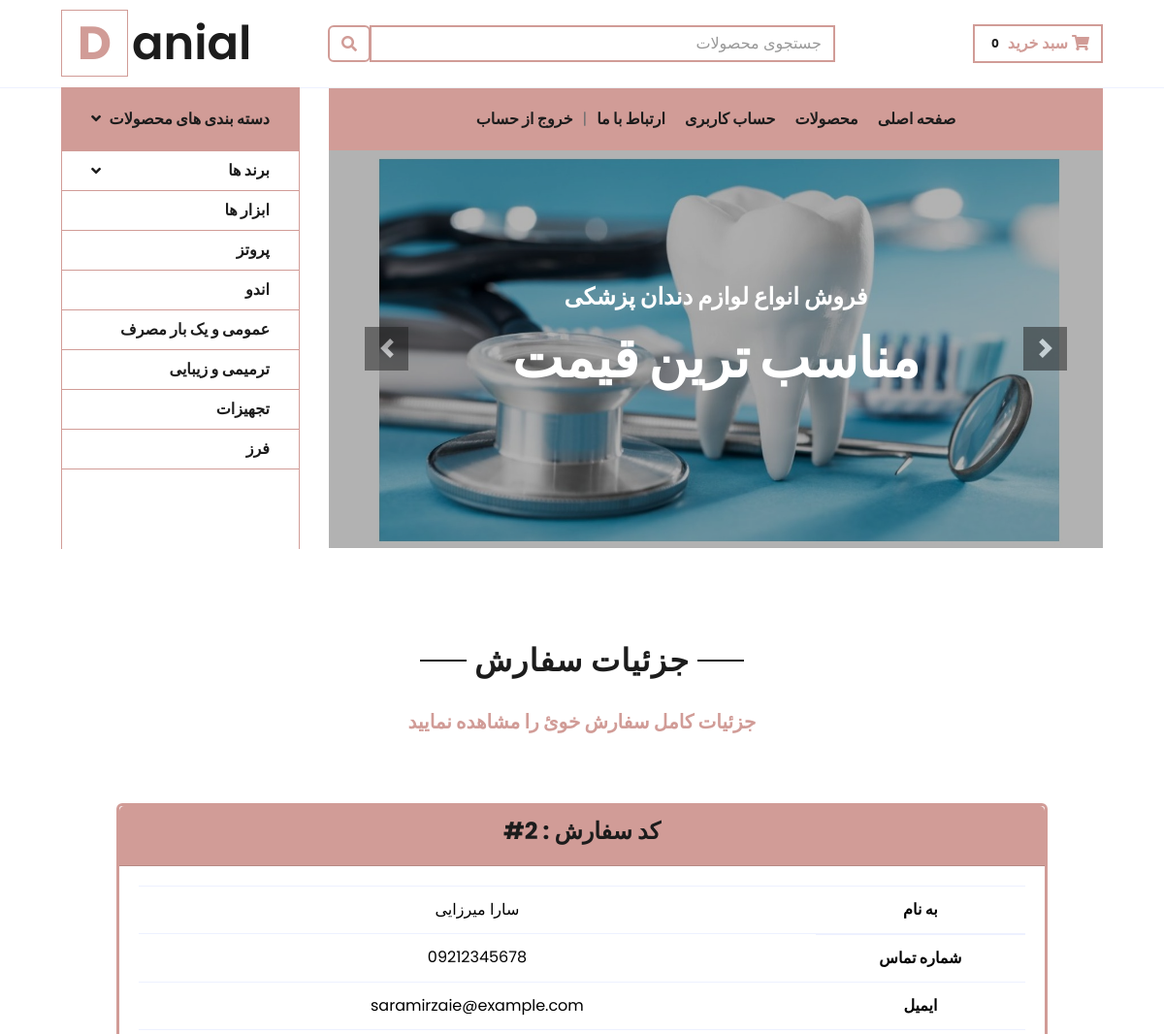
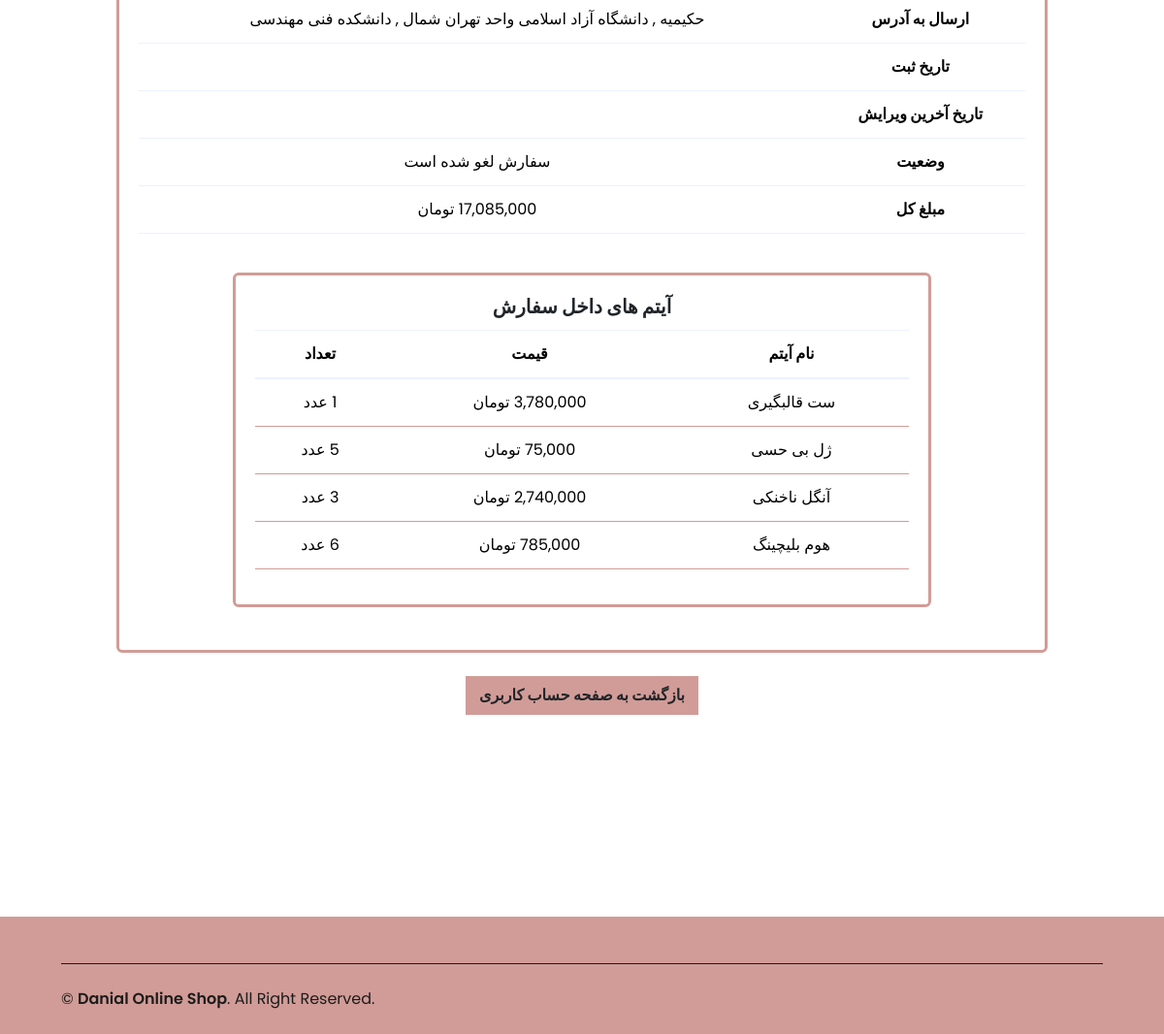
The app's page /payment/user_order_details/2 (signed in) with its own data (2 pictures, top to bottom).
### main/models.py (models this page shows, shortened)
class Category(models.Model):
    name = models.CharField(max_length=100)
    class Meta:
        verbose_name = "دسته بندی"
        verbose_name_plural = "دسته بندی ها"

class Product(models.Model):
    name = models.CharField(max_length=100)
    category = models.ForeignKey(Category, on_delete=models.CASCADE)
    brand = models.ForeignKey(Brand, on_delete=models.CASCADE, null=True)
    description = models.TextField(max_length=10000, blank=True)
    extra_description = models.TextField(max_length=10000, blank=True)
    picture = models.ImageField(upload_to='upload/products/')
    price = models.DecimalField(default=0, decimal_places=0, max_digits=12)
    is_sale = models.BooleanField(default=False)
    sale_price = models.DecimalField(default=0, decimal_places=0, max_digits=12)
    class Meta:
        verbose_name = "محصول"
        verbose_name_plural = "محصولات"

### payment/models.py (models this page shows, shortened)
class Order(models.Model):
    STATUS = [
        ('Pending','در انتظار پرداخت'),
        ('Processing','در حال آماده سازی سفارش'),
        ('On The Way','تحویل پیک موتوری داده شد'),
        ('Delivered','تحویل مشتری داده شد'),
        ('canceled','سفارش لغو شده است')
    ]
    user = models.ForeignKey(User, on_delete=models.CASCADE)
    full_name = models.CharField(max_length=100)
    phone = models.CharField(max_length=25)
    email = models.EmailField(max_length=100)
    delivery_address = models.TextField(max_length=400)
    amount_paid = models.DecimalField(decimal_places=0, max_digits=20)
    date_ordered = jmodels.jDateTimeField(auto_now_add=True)
    status = models.CharField(choices=STATUS, default='Pending')
    last_update = jmodels.jDateTimeField(auto_now=True)
    class Meta:
        verbose_name = "سفارش"
        verbose_name_plural = "سفارشات"

class OrderItem(models.Model):
    order = models.ForeignKey(Order, on_delete=models.CASCADE, null=True)
    user = models.ForeignKey(User, on_delete=models.CASCADE, null=True)
    products = models.ForeignKey(Product, on_delete=models.CASCADE, null=True)
    quantity = models.PositiveIntegerField(default=1)
    price = models.DecimalField(decimal_places=0, max_digits=12)
    class Meta:
        verbose_name = "آیتم های داخل سفارش"
        verbose_name_plural = "آیتم های داخل سفارشات"

### payment/views.py (the view)
# urls.py: path('user_order_details/<int:pk>', views.user_order_details, name='order_details'),
def user_order_details(request, pk):
    if request.user.is_authenticated:
        order = Order.objects.filter(id = pk)
        order_items = OrderItem.objects.filter(order__id = pk)
        return render(request, 'order_details.html', {'order':order , 'order_items':order_items})
    else:
        messages.success(request, ('دسترسی به این صفحه امکان پذیر نمی باشد!'))
        return redirect('home')

### main/context_processors.py (called while the page is built)
def categories(request):
    all_cats = Category.objects.all()
    info = {'categories':all_cats}
    return info

def brands(request):
    all_brands = Brand.objects.all()
    info = {'brands':all_brands}
    return info

def cart(request):
    return {'cart':Cart(request)}

### main/templatetags/my_filters.py (called while the page is built)
@register.filter
def my_intcomma(value):
    try:
        value = float(value)
    except (ValueError, TypeError):
        return value
    if value.is_integer():
        value = int(value)
    return f"{value:,}"

### shoppingcart/cart.py (called while the page is built)
    def __len__(self):
        return len(self.cart)

### payment/templates/order_details.html
{% extends 'base.html' %}
{% load static %}
{% load my_filters %}
{% block content %}
<main>
    <body>
        <div class="container-fluid pt-5">
            <div class="text-center mb-4">
                <h2 class="section-title px-5"><span class="px-2">جزئیات سفارش</span></h2>
            </div>
            <div class="text-center mb-4">
                <h5 class="text-primary"><span class="px-2"><strong>جزئیات کامل سفارش خوئ را مشاهده
                            نمایید</strong></span></h5>
            </div>
        </div>
        <div class="container-fluid pt-5">
            <div class="row px-x1-5 pb-3">
                <center>
                    {% for order_info in order %}
                    <div class="card text-center border-primary border-3" style="width: 60rem;" dir="rtl">
                        <div class="card-header bg-primary">
                            <h4><strong>کد سفارش : {{ order_info.id }}#</strong></h4>
                        </div>
                        <div class="card-body">
                            <table class="table border-secondary">
                                <thead>
                                    <tr>
                                        <th scope="row">به نام</th>
                                        <td>{{ order_info.full_name }}</td>
                                    </tr>
                                </thead>
                                <tbody>
                                    <tr>
                                        <th scope="row">شماره تماس</th>
                                        <td>{{ order_info.phone }}</td>
                                    </tr>
                                    <tr>
                                        <th scope="row">ایمیل</th>
                                        <td>{{ order_info.email }}</td>
                                    </tr>
                                    <tr>
                                        <th scope="row">ارسال به آدرس</th>
                                        <td>{{ order_info.delivery_address }}</td>
                                    </tr>
                                    <tr>
                                        <th scope="row">تاریخ ثبت</th>
                                        <td>{{ order_info.date_ordered|date:"y-m-d h:i:s" }}</td>
                                    </tr>
                                    <tr>
                                        <th scope="row">تاریخ آخرین ویرایش</th>
                                        <td>{{ order_info.last_update|date:"y-m-d h:i:s" }}</td>
                                    </tr>
                                    <tr>
                                        <th scope="row">وضعیت</th>
                                        <td>{{ order_info.get_status_display }}</td>
                                    </tr>
                                    <tr>
                                        <th scope="row">مبلغ کل</th>
                                        <td>{{ order_info.amount_paid|my_intcomma }} تومان</td>
                                    </tr>
                                </tbody>
                            </table>
                            <br>
                            <center>
                                <div class="card text-center border-primary border-3" style="width: 45rem;">
                                    <div class="card-body ">
                                        <h5 class="card-title"><strong>آیتم های داخل سفارش</strong></h5>
                                        <table class="table border-primary">
                                            <thead>
                                                <tr>
                                                    <th scope="col">نام آیتم</th>
                                                    <th scope="col">قیمت</th>
                                                    <th scope="col">تعداد</th>
                                                </tr>
                                            </thead>
                                            <tbody>
                                                {% for item in order_items %}
                                                <tr>
                                                    <td>{{ item.products.name }}</td>
                                                    <td>{{ item.price|my_intcomma }} تومان</td>
                                                    <td>{{ item.quantity }} عدد</td>
                                                </tr>
                                                {% endfor %}
                                            </tbody>
                                        </table>
                                    </div>
                                </div>
                            </center>
                            <br>
                        </div>
                    </div>
                    <br>
                    <a href="{% url 'profile_user' %}" class=" btn btn-primary border-primary border-2"><strong>بازگشت به صفحه حساب
                            کاربری
                            </strong></a>
                    {% endfor %}
                </center>
            </div>
        </div>
        <br><br><br><br><br><br>
    </body>
</main>
{% endblock %}

### main/templates/base.html (shortened to what this page needs)
{% load static %}
<!DOCTYPE html>
<html lang="en">
<head>
    <link href="https://cdn.jsdelivr.net/npm/bootstrap@5.3.8/dist/css/bootstrap.min.css" rel="stylesheet">
    <link href="https://cdnjs.cloudflare.com/ajax/libs/font-awesome/5.10.0/css/all.min.css" rel="stylesheet">
    <link href="{% static 'lib/owlcarousel/assets/owl.carousel.min.css' %}" rel="stylesheet">
    <link href="{% static 'css/style.css' %}" rel="stylesheet">
</head>
<body class="bg-light">
    <div class="container-fluid">
        <div class="row align-items-center py-3 px-xl-5">
            <div class="col-lg-3 d-none d-lg-block">
                <a href="" class="text-decoration-none">
                    <h1 class="m-0 display-5 font-weight-semi-bold"><span class="text-primary font-weight-bold border-primary border px-3 mr-1">D</span>anial</h1>
                </a>
            </div>
            <div class="col-lg-6 col-6 text-left" dir="rtl">
                <form action="{% url 'search_products' %}" method="POST">
                    <div class="input-group">
                        <input type="text" class="form-control border-primary border-2" placeholder="جستجوی محصولات" name="searched">
                        <div class="input-group-append">
                            <button type="submit" class="input-group-text bg-transparent text-primary border-primary border-2">
                                <i class="fa fa-search"></i>
                            </button>
                        </div>
                    </div>
                </form>
            </div>
            <div class="col-lg-3 col-6 text-right" dir="rtl">
                <a href="{% url 'cart_summary' %}" class="btn border-primary border-2">
                    <i class="fas fa-shopping-cart text-primary"><strong>  سبد خرید</strong></i>
                    <span class="badge text-dark">{{ cart|length }}</span>
                </a>
            </div>
        </div>
    </div>
    <div class="container-fluid mb-5">
        <div class="row border-top px-xl-5">
            <div class="col-lg-3 d-none d-lg-block" dir="rtl">
                <a class="btn shadow-none d-flex align-items-center justify-content-between bg-primary text-white w-100" data-toggle="collapse" href="#navbar-vertical" style="height: 65px; margin-top: -1px; padding: 0 30px;">
                    <h6 class="m-0"><strong>دسته بندی های محصولات</strong></h6>
                    <i class="fa fa-angle-down text-dark"></i>
                </a>
                <nav class="collapse show navbar navbar-vertical navbar-light align-items-start p-0 border border-primary border-bottom-0" id="navbar-vertical">
                    <div class="navbar-nav w-100 overflow-hidden text-right" style="height: 410px" >
                        <div class="nav-item dropdown ">
                            <a href="#" class="nav-link border-primary" data-toggle="dropdown">
                                <i class="fa fa-angle-down float-left mt-1 fa"></i>
                                <strong>برند ها</strong>
                            </a>
                        </div>
                        {% for cat in categories %}
                           <a href="{% url 'category' cat.name %}" class="nav-item nav-link border-primary"><strong>{{ cat.name }}</strong></a>
                        {% endfor %}
                    </div>
                </nav>
            </div>
            <div class="col-lg-9">
                <nav class="navbar navbar-expand-lg bg-light navbar-light py-3 py-lg-0 px-0" dir="rtl">
                    <div class=" collapse navbar-collapse justify-content-between bg-primary w-100 " id="navbarCollapse">
                        <div class="navbar-nav mr-auto py-0">
                            <a href="{% url 'home' %}" class="nav-item nav-link bg-primary"><strong>صفحه اصلی</strong></a>
                            <a href="{% url 'products' %}" class="nav-item nav-link bg-primary"><strong>محصولات</strong></a>
                            <a href="{% url 'profile_user' %}" class="nav-item nav-link bg-primary"><strong>حساب کاربری</strong></a>
                            <a href="{% url 'contactus' %}" class="nav-item nav-link bg-primary"><strong>ارتباط با ما</strong></a>
                        </div>
                        |
                        <div class="navbar-nav ml-auto py-0">
                            {% if user.is_authenticated %}
                            <a href="{% url 'logout' %}" class="nav-item nav-link bg-primary"><strong>خروج از حساب</strong></a>
                            {% else %}
                            <a href="{% url 'login_page' %}" class="nav-item nav-link bg-primary"><strong>ورود</strong></a>
                            <a href="{% url 'signup' %}" class="nav-item nav-link bg-primary"><strong>ثبت نام</strong></a>
                            {% endif %}
                        </div>
                    </div>
                </nav>
                <div id="header-carousel" class="carousel slide" data-ride="carousel">
                    <div class="carousel-inner">
                        <div class="carousel-item active" style="height: 410px;">
                            <img class="img-fluid" src="{% static 'img/dentist-navbar-pic.jpg' %}" alt="Image">
                            <div class="carousel-caption d-flex flex-column align-items-center justify-content-center">
                                <div class="p-3" style="max-width: 700px;">
                                    <h4 class="text-light text-uppercase font-weight-medium mb-3"><strong>فروش انواع
                                            لوازم
                                            دندان پزشکی</strong></h4>
                                    <h3 class="display-4 text-white font-weight-semi-bold mb-4"><strong>مناسب ترین
                                            قیمت</strong></h3>
                                </div>
                            </div>
                        </div>
                    </div>
                    <a class="carousel-control-prev" href="#header-carousel" data-slide="prev">
                        <div class="btn btn-dark" style="width: 45px; height: 45px;">
                            <span class="carousel-control-prev-icon mb-n2"></span>
                        </div>
                    </a>
                    <a class="carousel-control-next" href="#header-carousel" data-slide="next">
                        <div class="btn btn-dark" style="width: 45px; height: 45px;">
                            <span class="carousel-control-next-icon mb-n2"></span>
                        </div>
                    </a>
                </div>
            </div>
        </div>
    </div>
    {% block content %}
    {% endblock %}
    <div class="container-fluid bg-primary text-dark mt-5 pt-5">
        <div class="row border-top border-dark border-1 mx-xl-5 py-4">
            <div class="col-md-6 px-xl-0">
                <p class="mb-md-0 text-center text-md-left text-dark">
                    &copy; <a class="text-dark font-weight-semi-bold" href="#">Danial Online Shop</a>. All Right
                    Reserved.
                </p>
            </div>
        </div>
    </div>
</body>

### records on screen
Category: name "ابزار ها"
Category: name "پروتز"
Category: name "اندو"
Category: name "عمومی و یک بار مصرف"
Category: name "ترمیمی و زیبایی"
Category: name "تجهیزات"
Category: name "فرز"
Order: id "2", full_name "سارا میرزایی", phone "09212345678", email "saramirzaie@example.com", delivery_address "حکیمیه , دانشگاه آزاد اسلامی واحد تهران شمال , دانشکده فنی مهندسی", status "سفارش لغو شده است"
OrderItem: products.name "ست قالبگیری", quantity "1"
OrderItem: products.name "ژل بی حسی", price|my_intcomma "75,000"
OrderItem: products.name "آنگل ناخنکی", price|my_intcomma "2,740,000"
OrderItem: products.name "هوم بلیچینگ", price|my_intcomma "785,000"

### other values on screen
{{ cart|length }} "0"
